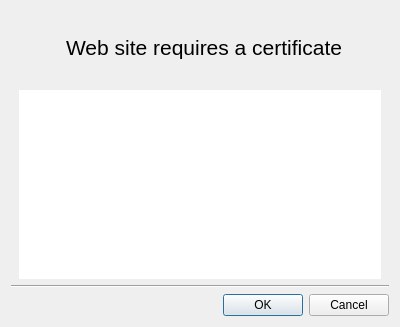
<?xml version="1.0" encoding="UTF-8"?>
<ui version="4.0">
 <class>CertificateSelectionDialog</class>
 <widget class="QDialog" name="CertificateSelectionDialog">
  <property name="geometry">
   <rect>
    <x>0</x>
    <y>0</y>
    <width>400</width>
    <height>327</height>
   </rect>
  </property>
  <property name="sizePolicy">
   <sizepolicy hsizetype="Preferred" vsizetype="Minimum">
    <horstretch>0</horstretch>
    <verstretch>0</verstretch>
   </sizepolicy>
  </property>
  <property name="minimumSize">
   <size>
    <width>0</width>
    <height>0</height>
   </size>
  </property>
  <property name="modal">
   <bool>true</bool>
  </property>
  <layout class="QVBoxLayout" name="verticalLayout">
   <property name="sizeConstraint">
    <enum>QLayout::SetDefaultConstraint</enum>
   </property>
   <item>
    <layout class="QVBoxLayout" name="verticalLayout_3">
     <property name="spacing">
      <number>0</number>
     </property>
     <property name="sizeConstraint">
      <enum>QLayout::SetDefaultConstraint</enum>
     </property>
     <property name="leftMargin">
      <number>8</number>
     </property>
     <property name="rightMargin">
      <number>8</number>
     </property>
     <item>
      <layout class="QHBoxLayout" name="horizontalLayout">
       <property name="spacing">
        <number>24</number>
       </property>
       <property name="sizeConstraint">
        <enum>QLayout::SetDefaultConstraint</enum>
       </property>
       <property name="leftMargin">
        <number>16</number>
       </property>
       <property name="topMargin">
        <number>24</number>
       </property>
       <property name="rightMargin">
        <number>16</number>
       </property>
       <property name="bottomMargin">
        <number>8</number>
       </property>
       <item alignment="Qt::AlignTop">
        <widget class="QLabel" name="iconLabel">
         <property name="sizePolicy">
          <sizepolicy hsizetype="Fixed" vsizetype="Fixed">
           <horstretch>0</horstretch>
           <verstretch>0</verstretch>
          </sizepolicy>
         </property>
         <property name="text">
          <string notr="true"/>
         </property>
        </widget>
       </item>
       <item>
        <layout class="QVBoxLayout" name="verticalLayout_2" stretch="0,0">
         <property name="spacing">
          <number>8</number>
         </property>
         <property name="sizeConstraint">
          <enum>QLayout::SetDefaultConstraint</enum>
         </property>
         <property name="leftMargin">
          <number>0</number>
         </property>
         <property name="topMargin">
          <number>0</number>
         </property>
         <property name="rightMargin">
          <number>0</number>
         </property>
         <property name="bottomMargin">
          <number>0</number>
         </property>
         <item>
          <widget class="QLabel" name="captionLabel">
           <property name="font">
            <font>
             <pointsize>16</pointsize>
             <weight>50</weight>
             <bold>false</bold>
            </font>
           </property>
           <property name="text">
            <string>Web site requires a certificate</string>
           </property>
          </widget>
         </item>
         <item>
          <widget class="QLabel" name="textLabel">
           <property name="sizePolicy">
            <sizepolicy hsizetype="Preferred" vsizetype="Minimum">
             <horstretch>0</horstretch>
             <verstretch>0</verstretch>
            </sizepolicy>
           </property>
           <property name="wordWrap">
            <bool>true</bool>
           </property>
           <property name="margin">
            <number>0</number>
           </property>
          </widget>
         </item>
        </layout>
       </item>
      </layout>
     </item>
     <item>
      <widget class="nx::vms::client::desktop::SimpleSelectionTableView" name="certificatesTable">
       <property name="sizePolicy">
        <sizepolicy hsizetype="MinimumExpanding" vsizetype="MinimumExpanding">
         <horstretch>0</horstretch>
         <verstretch>0</verstretch>
        </sizepolicy>
       </property>
       <property name="minimumSize">
        <size>
         <width>0</width>
         <height>96</height>
        </size>
       </property>
       <property name="frameShape">
        <enum>QFrame::NoFrame</enum>
       </property>
       <property name="horizontalScrollBarPolicy">
        <enum>Qt::ScrollBarAlwaysOff</enum>
       </property>
       <property name="selectionMode">
        <enum>QAbstractItemView::SingleSelection</enum>
       </property>
       <property name="selectionBehavior">
        <enum>QAbstractItemView::SelectRows</enum>
       </property>
       <property name="showGrid">
        <bool>false</bool>
       </property>
       <property name="sortingEnabled">
        <bool>false</bool>
       </property>
       <property name="cornerButtonEnabled">
        <bool>false</bool>
       </property>
       <attribute name="verticalHeaderVisible">
        <bool>false</bool>
       </attribute>
       <attribute name="verticalHeaderMinimumSectionSize">
        <number>24</number>
       </attribute>
       <attribute name="verticalHeaderHighlightSections">
        <bool>false</bool>
       </attribute>
      </widget>
     </item>
    </layout>
   </item>
   <item>
    <widget class="Line" name="line">
     <property name="orientation">
      <enum>Qt::Horizontal</enum>
     </property>
    </widget>
   </item>
   <item>
    <widget class="QDialogButtonBox" name="buttonBox">
     <property name="orientation">
      <enum>Qt::Horizontal</enum>
     </property>
     <property name="standardButtons">
      <set>QDialogButtonBox::Cancel|QDialogButtonBox::Ok</set>
     </property>
    </widget>
   </item>
  </layout>
 </widget>
 <customwidgets>
  <customwidget>
   <class>nx::vms::client::desktop::SimpleSelectionTableView</class>
   <extends>QTableView</extends>
   <header location="global">nx/vms/client/desktop/common/widgets/simple_selection_table_view.h</header>
  </customwidget>
 </customwidgets>
 <resources/>
 <connections/>
</ui>
